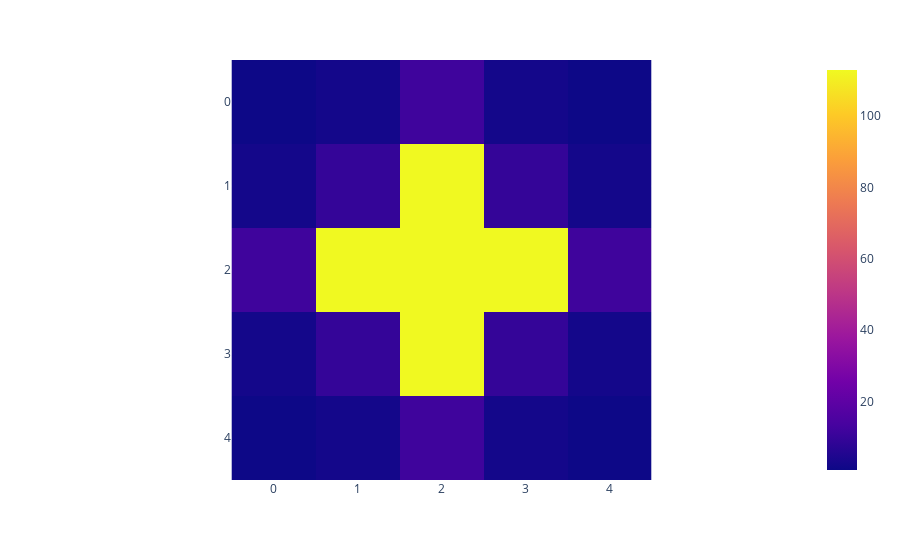

Here is the notebook cell this chart was saved with:
### Code cell
tunneling_strengths = compute_tunneling_strengths(energies)
neighbor_tunneling_strengths = compute_neighbor_tunneling_strengths(tunneling_strengths, radius=2)
px.imshow(neighbor_tunneling_strengths * RECOIL_ENERGY_752, zmax=neighbor_tunneling_strengths[2, 2+1] * RECOIL_ENERGY_752)

### Figure 1 — Plotly figure (JSON) as saved in the notebook; plotly's stock layout.template omitted (floating-point values rounded to 4 significant figures)
{"data": [{"coloraxis": "coloraxis", "hovertemplate": "x: %{x}<br>y: %{y}<br>color: %{z}<extra></extra>", "name": "0", "type": "heatmap", "xaxis": "x", "yaxis": "y", "z": [[0.7686, 2.392, 11.79, 2.392, 0.7686], [2.392, 9.354, 112.9, 9.354, 2.392], [11.79, 112.9, 1511.0, 112.9, 11.79], [2.392, 9.354, 112.9, 9.354, 2.392], [0.7686, 2.392, 11.79, 2.392, 0.7686]]}], "layout": {"coloraxis": {"cmax": 112.9, "cmin": 0.7686, "colorscale": [[0, "#0d0887"], [0.1111, "#46039f"], [0.2222, "#7201a8"], [0.3333, "#9c179e"], [0.4444, "#bd3786"], [0.5556, "#d8576b"], [0.6667, "#ed7953"], [0.7778, "#fb9f3a"], [0.8889, "#fdca26"], [1, "#f0f921"]]}, "margin": {"t": 60}, "xaxis": {"anchor": "y", "constrain": "domain", "domain": [0, 1], "scaleanchor": "y"}, "yaxis": {"anchor": "x", "autorange": "reversed", "constrain": "domain", "domain": [0, 1]}}}
